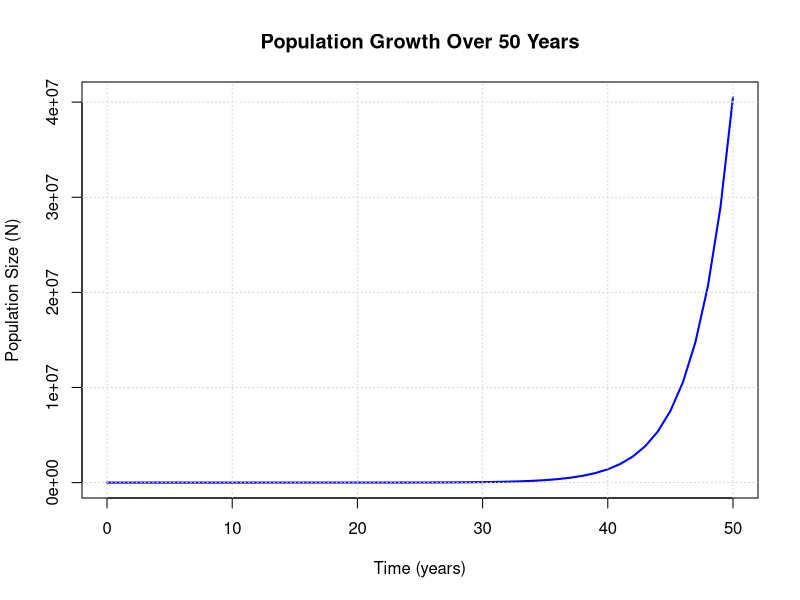
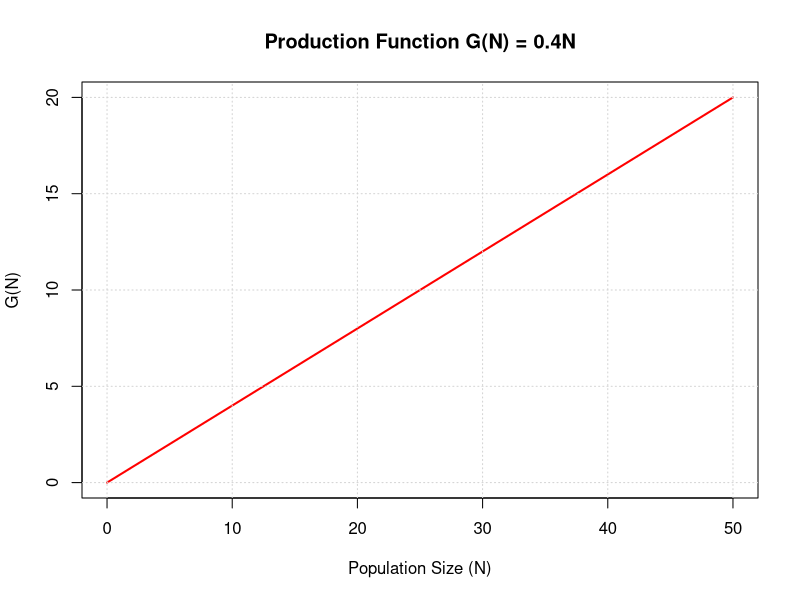

The R script that drew these images, in order:
# fishry 
#2bi
R <- 0.4
t <- 0:50
N <- numeric(length(t))
N[1] <- 2

for(i in 2:length(t)){
  N[i] <- N[i-1] + R*N[i-1]
}

plot(t, N, type="l", lwd=2, col="blue",
     xlab="Time (years)",
     ylab="Population Size (N)",
     main="Population Growth Over 50 Years")
grid()

#2bii
N <- seq(0,50,1)
G <- 0.4*N

plot(N, G, type="l", lwd=2, col="red",
     xlab="Population Size (N)",
     ylab="G(N)",
     main="Production Function G(N) = 0.4N")
grid()
